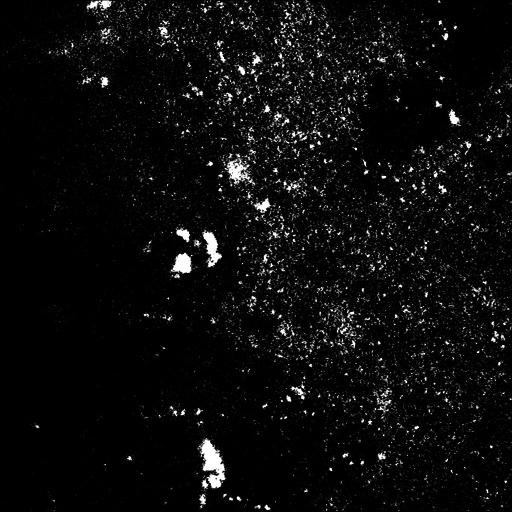
#> input picture figures/post_stitch.jpg, 1024 x 1024 px (shown at 1/2 size)
$ jupyter execute --allow-errors SLIC_Algorithms.md.ipynb
#> lines starting #> are read from the running program, lines starting #| are printed output that depends on the picture
# SLIC

## Algorithm

**Description:** The SLIC superpixels algorithm segments pixels in an image file to efficiently generate compact, nearly uniform superpixels.

**Inputs:**
    1. image: the image to be segmented
    2. n_segments: defines how many superpixel segments we want to generate (defaults to 100 segments)
    3. sigma: the standard deviation for the smoothing Gaussian kernel applied before segmentation
    4. max_iter: the maximum number of iterations for k-means clustering

**Outputs:**
    1. The segmented image

**Function Pseudocode**
    1. load the image and convert it to a floating point data type using the img_as_float function from skimage.util
    2. create an image for the overlaying superpixel segments using the slic function from skimage.segmentation
    3. mark the boundaries of the segments using the mark_boundaries function from skimage.segmentation

## Write Code

[cell 1]
from skimage.segmentation import slic
from skimage.segmentation import mark_boundaries
from skimage.util import img_as_float

# load the image and convert it to a floating point data type
#> (the rest of this cell did not finish here and is left out)

## Simulation
* SLIC Superpixel functionality will be tested to show that the algorithm works properly under ideal conditions and non-ideal conditions. Data will be be sampled from two synthetic sets, one with 100 5x5 'synapse' clusters of intensity 100 within a 100x100 area, and one with a perfectly uniform data set of area 20x20 with intensity 100.

### Functionality Testing
#### Success
* we expect the SLIC Superpixel algorithm to segment the 100-synapse data set into 400 clusters

#### Failure
* we expect the SLIC Superpixel algorithm to segment the uniform data set in a grid-like pattern, as there are no clusters in the data to segment, and the algorithm naturally tries to equalize the size of the segments.

**1. Load Functionality Data**

[cell 2]
import sys
sys.path.insert(0,'../code/functions/')
import pickle
import matplotlib.pyplot as plt


#> (the rest of this cell did not finish here and is left out)

#> (a cell that did not finish here is left out)

#> (a cell that did not finish here is left out)

**2. Generate Functionality Results**

[cell 5]
#import the library code
from skimage.segmentation import slic
from skimage.segmentation import mark_boundaries

#creates an image for the overlaying superpixels
#> (the rest of this cell did not finish here and is left out)

#> (a cell that did not finish here is left out)

**3. Analyze Functionality Results**
The results are consistent with the hypothesis. The data performed well on an image that contains distinct, disparate clusters, and poorly on an image that is uniform and does not contain any clusters.

# Real Data Testing
**1. Displaying raw data**

[cell 7]
import cv2
import matplotlib.pyplot as plt

im = cv2.imread("../figures/post_stitch.jpg")
#> im is the input picture: shape (1024, 1024, 3); min 0, max 255, mean 11.7
plt.imshow(im)
plt.show()

**2. Predicting Performance**
Looking at the data, there seem to be many large distinct cluster, and many smaller grouped clusters. This leads me to believe that the larger clusters will be segmented very well, and the smaller clusters will be segmented into groups. I also suspect that the background will be segmented in a grid-pattern, as the algorithm naturally tries to equalize the size of the segmented groups.

[cell 8]
#imports
from skimage.segmentation import slic
from skimage.segmentation import mark_boundaries

#creates an image for the overlaying superpixels
segments = slic(im, n_segments = 1500)
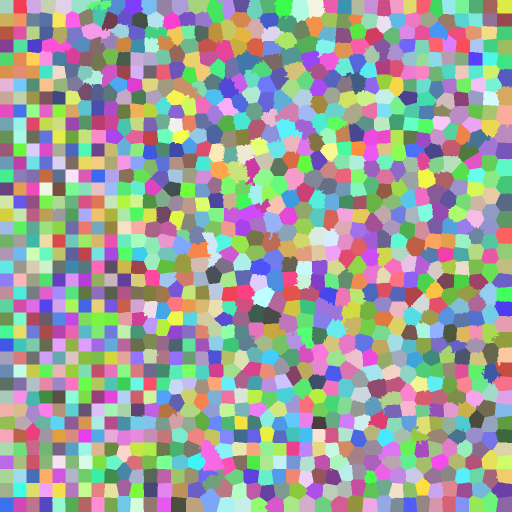
#> segments: shape (1024, 1024) int64 (shown at 1/2 size); 1304 distinct labels, from 1 to 1304; one colour per label, 0 black

#takes our original image and overlays our superpixel segments
plt.imshow(mark_boundaries(im, segments))
plt.axis("off")
plt.show()
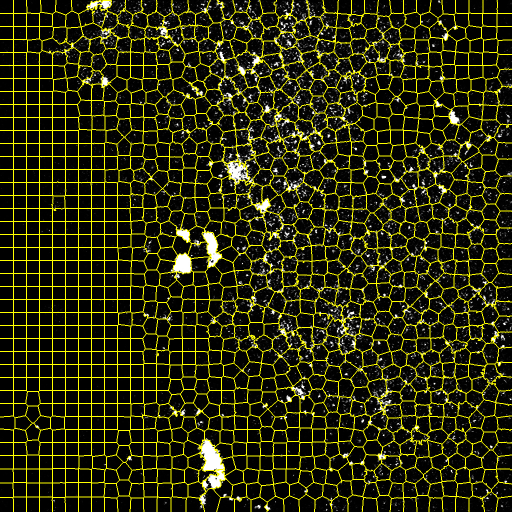
#> shown: shape (1024, 1024, 3) float64 (shown at 1/2 size); mean R, G, B 0.169, 0.169, 0.038

$ run again, with figures/exampleAdaptive.png saved as figures/post_stitch.jpg
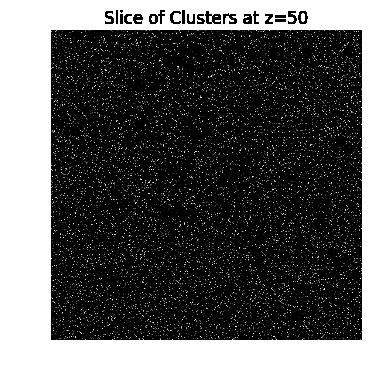
#> input picture figures/exampleAdaptive.png, 381 x 370 px
#> im is the input picture: shape (370, 381, 3); min 0, max 255, mean 87.4
#> `segments = slic(im, n_segments = 1500)`:
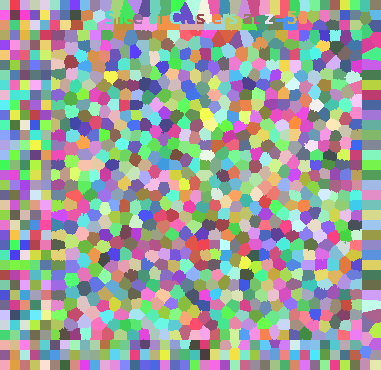
#> segments: shape (370, 381) int64; 1146 distinct labels, from 1 to 1146; one colour per label, 0 black
#> `plt.show()`:
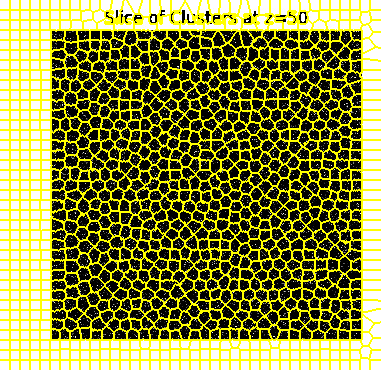
#> shown: shape (370, 381, 3) float64; mean R, G, B 0.539, 0.539, 0.234

$ run again, with figures/exampleKNN.png saved as figures/post_stitch.jpg
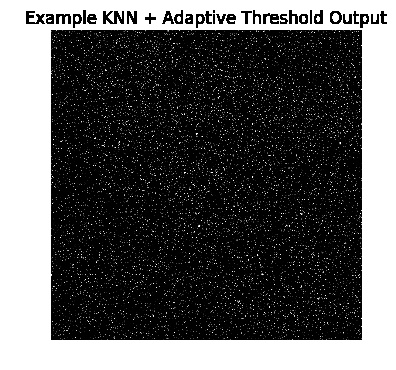
#> input picture figures/exampleKNN.png, 396 x 370 px
#> im is the input picture: shape (370, 396, 3); min 0, max 255, mean 90.7
#> `segments = slic(im, n_segments = 1500)`:
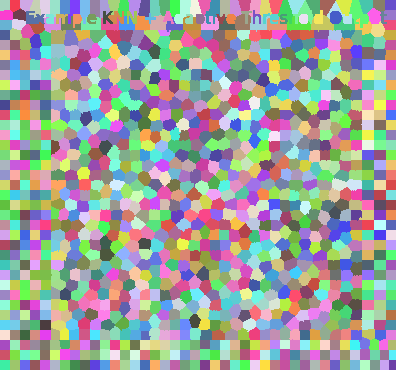
#> segments: shape (370, 396) int64; 1247 distinct labels, from 1 to 1247; one colour per label, 0 black
#> `plt.show()`:
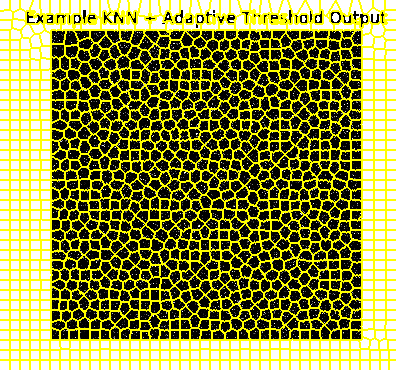
#> shown: shape (370, 396, 3) float64; mean R, G, B 0.554, 0.554, 0.24
